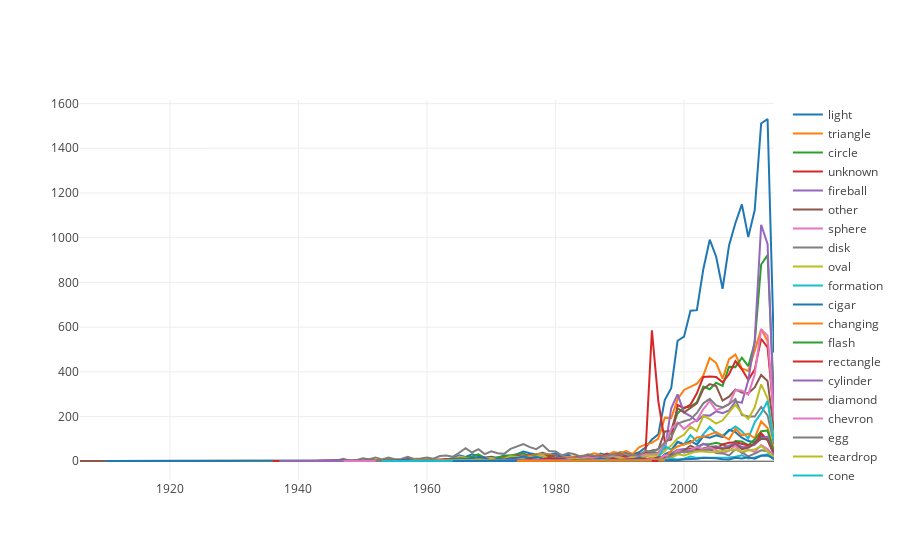

Notebook code for this chart:
### Code cell
data = []

for ufo_shape in temp.index[:]:
    df = pd.DataFrame(shape_year.loc[ufo['shape'] == ufo_shape, 'year'])
    shape = df['year'].value_counts()
    shape.sort_index(ascending=True, inplace=True)
    trace = go.Scatter(x=shape.index, y=shape, mode="lines", name=ufo_shape)
    data.append(trace)
    
iplot(data)
